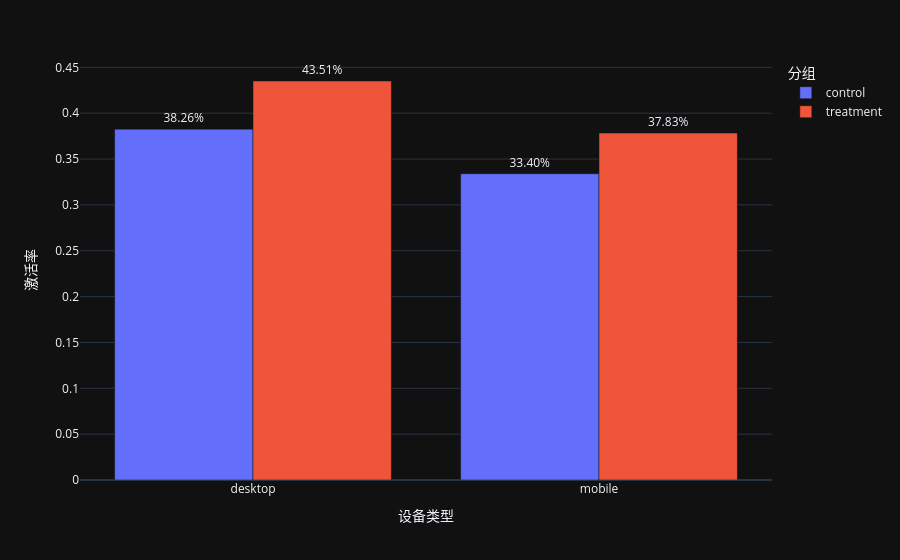

This figure's notebook cell:
### Markdown cell above
### 3.2 分层效应

### Code cell
seg = ab_segment_effects(con, "device_type")
display(seg)

import plotly.express as px
fig = px.bar(
    seg, x="device_type", y="activation_rate",
    color="experiment_group", barmode="group",
    labels={"device_type": "设备类型",
            "activation_rate": "激活率",
            "experiment_group": "分组"},
    text="activation_rate",
)
fig.update_traces(texttemplate="%{text:.2%}", textposition="outside")
fig.show()

### Figure 1 — Plotly figure (JSON) as saved in the notebook; plotly's stock layout.template omitted (floating-point values rounded to 4 significant figures)
{"data": [{"alignmentgroup": "True", "hovertemplate": "分组=control<br>设备类型=%{x}<br>激活率=%{text}<extra></extra>", "legendgroup": "control", "marker": {"color": "#636efa", "pattern": {"shape": ""}}, "name": "control", "offsetgroup": "control", "orientation": "v", "showlegend": true, "text": [0.3826, 0.334], "textposition": "outside", "x": ["desktop", "mobile"], "xaxis": "x", "y": [0.3826, 0.334], "yaxis": "y", "type": "bar", "texttemplate": "%{text:.2%}"}, {"alignmentgroup": "True", "hovertemplate": "分组=treatment<br>设备类型=%{x}<br>激活率=%{text}<extra></extra>", "legendgroup": "treatment", "marker": {"color": "#EF553B", "pattern": {"shape": ""}}, "name": "treatment", "offsetgroup": "treatment", "orientation": "v", "showlegend": true, "text": [0.4351, 0.3783], "textposition": "outside", "x": ["desktop", "mobile"], "xaxis": "x", "y": [0.4351, 0.3783], "yaxis": "y", "type": "bar", "texttemplate": "%{text:.2%}"}], "layout": {"xaxis": {"anchor": "y", "domain": [0.0, 1.0], "title": {"text": "设备类型"}}, "yaxis": {"anchor": "x", "domain": [0.0, 1.0], "title": {"text": "激活率"}}, "legend": {"title": {"text": "分组"}, "tracegroupgap": 0}, "margin": {"t": 60}, "barmode": "group"}}
